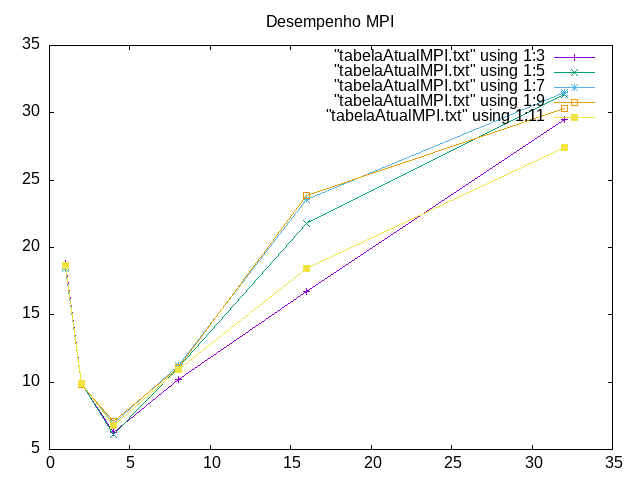

Source code (gnuplot):
# título do gráfico
set title "Desempenho MPI"

# formato do arquivo de saída 
set term "png"

# arquivo de saída
set output "grafico_MPI.png"

#  gráfico de linhas

plot "tabelaAtualMPI.txt" using 1:3 w linespoint, \
     "tabelaAtualMPI.txt" using 1:5 w linespoint, \
     "tabelaAtualMPI.txt" using 1:7 w linespoint, \
     "tabelaAtualMPI.txt" using 1:9 w linespoint, \
     "tabelaAtualMPI.txt" using 1:11 w linespoint

